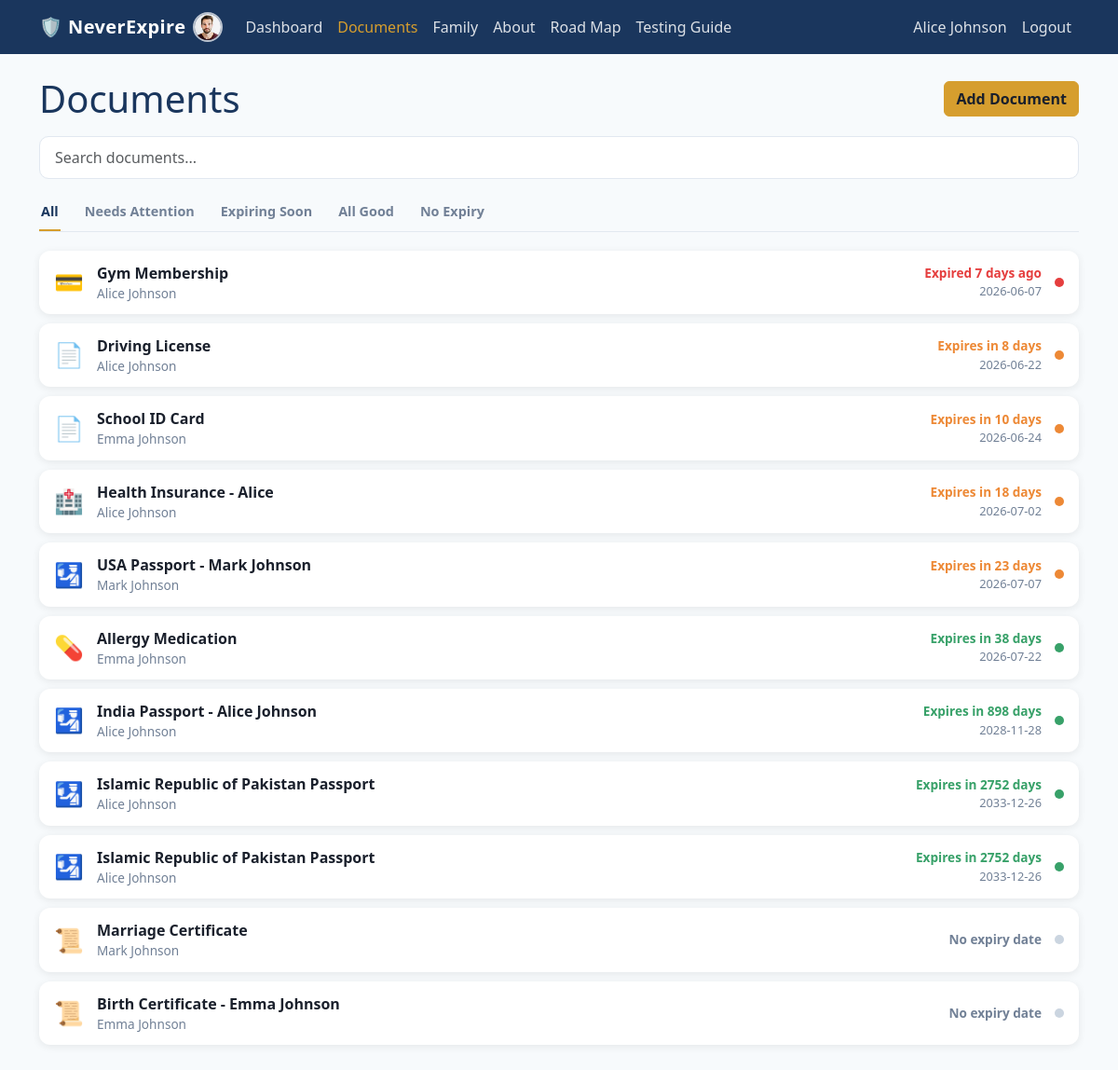
/documents/ (signed in), run on the app's committed database.
### neverexpire/db/models/person.py (models this page shows)
class Person(Base, TimestampMixin):
    __tablename__ = "persons"
    id: Mapped[int] = mapped_column(primary_key=True)
    user_id: Mapped[int] = mapped_column(ForeignKey("users.id"), nullable=False, index=True)
    full_name: Mapped[str] = mapped_column(String(255), nullable=False)
    date_of_birth: Mapped[date | None] = mapped_column(Date, nullable=True)
    is_primary: Mapped[bool] = mapped_column(Boolean, default=False, nullable=False)
    is_active: Mapped[bool] = mapped_column(Boolean, default=True, nullable=False)
    photo_path: Mapped[str | None] = mapped_column(String(1024), nullable=True)
    user: Mapped["User"] = relationship(back_populates="persons")
    documents: Mapped[list["Document"]] = relationship(back_populates="person")
    relationships_from: Mapped[list["PersonRelationship"]] = relationship(
        back_populates="person",
        foreign_keys="PersonRelationship.person_id",
    )
    relationships_to: Mapped[list["PersonRelationship"]] = relationship(
        back_populates="related_person",
        foreign_keys="PersonRelationship.related_person_id",
    )

### neverexpire/db/models/user.py (models this page shows)
class User(Base, TimestampMixin):
    __tablename__ = "users"
    __table_args__ = (
        CheckConstraint("role IN ('user', 'admin')", name="ck_users_role"),
    )
    id: Mapped[int] = mapped_column(primary_key=True)
    email: Mapped[str] = mapped_column(String(255), unique=True, nullable=False, index=True)
    hashed_password: Mapped[str] = mapped_column(String(255), nullable=False)
    full_name: Mapped[str] = mapped_column(String(255), nullable=False)
    role: Mapped[str] = mapped_column(String(20), nullable=False, default="user")
    is_active: Mapped[bool] = mapped_column(Boolean, default=True, nullable=False)
    photo_path: Mapped[str | None] = mapped_column(String(1024), nullable=True)
    persons: Mapped[list["Person"]] = relationship(back_populates="user")
    audit_logs: Mapped[list["AuditLog"]] = relationship(back_populates="user")

### neverexpire/db/models/document_type.py (models this page shows)
class DocumentType(Base, TimestampMixin):
    __tablename__ = "document_types"
    id: Mapped[int] = mapped_column(primary_key=True)
    code: Mapped[str] = mapped_column(String(50), unique=True, nullable=False)
    default_name: Mapped[str] = mapped_column(String(100), nullable=False)
    is_active: Mapped[bool] = mapped_column(Boolean, default=True, nullable=False)
    is_system: Mapped[bool] = mapped_column(Boolean, default=False, nullable=False)
    translations: Mapped[list["DocumentTypeTranslation"]] = relationship(
        back_populates="document_type"
    )
    documents: Mapped[list["Document"]] = relationship(back_populates="document_type")
    extraction_runs: Mapped[list["DocumentExtractionRun"]] = relationship(
        back_populates="extracted_document_type"
    )
    field_definitions: Mapped[list["DocumentFieldDefinition"]] = relationship(
        back_populates="document_type"
    )

### neverexpire/db/models/document.py (models this page shows)
class Document(Base, TimestampMixin):
    __tablename__ = "documents"
    __table_args__ = (
        CheckConstraint("status IN ('active', 'expired', 'archived')", name="ck_documents_status"),
        CheckConstraint("source IN ('manual', 'upload')", name="ck_documents_source"),
    )
    id: Mapped[int] = mapped_column(primary_key=True)
    person_id: Mapped[int] = mapped_column(ForeignKey("persons.id"), nullable=False, index=True)
    document_type_id: Mapped[int] = mapped_column(
        ForeignKey("document_types.id"), nullable=False, index=True
    )
    title: Mapped[str] = mapped_column(String(255), nullable=False)
    issued_date: Mapped[date | None] = mapped_column(Date, nullable=True)
    expiry_date: Mapped[date | None] = mapped_column(Date, nullable=True, index=True)
    status: Mapped[str] = mapped_column(String(20), nullable=False, default="active")
    source: Mapped[str] = mapped_column(String(10), nullable=False, default="upload")
    document_number: Mapped[str | None] = mapped_column(String(100), nullable=True)
    issuing_authority: Mapped[str | None] = mapped_column(String(255), nullable=True)
    holder_name: Mapped[str | None] = mapped_column(String(255), nullable=True)
    notes: Mapped[str | None] = mapped_column(Text, nullable=True)
    extra_fields: Mapped[dict | None] = mapped_column(JSON, nullable=True)
    person: Mapped["Person"] = relationship(back_populates="documents")
    document_type: Mapped["DocumentType"] = relationship(back_populates="documents")
    files: Mapped[list["DocumentFile"]] = relationship(
        back_populates="document", cascade="all, delete-orphan"
    )
    extraction_runs: Mapped[list["DocumentExtractionRun"]] = relationship(
        back_populates="document", cascade="all, delete-orphan"
    )
    reminders: Mapped[list["DocumentReminder"]] = relationship(
        back_populates="document", cascade="all, delete-orphan"
    )

### neverexpire/web/routes/documents.py (the view)
@documents_bp.route("/")
@login_required
def list_documents():
    user = current_user()
    status_filter = request.args.get("filter")
    if status_filter not in ("expiring_soon", "expired", "valid", "no_expiry"):
        status_filter = None
    documents = get_documents_for_user(g.db, user.id, status_filter)
    today = date.today()
    soon_cutoff = today + timedelta(days=config.REMINDER_DAYS_THRESHOLD)
    return render_template(
        "documents/list.html",
        documents=documents,
        today=today,
        soon_cutoff=soon_cutoff,
        status_filter=status_filter,
    )

### neverexpire/db/queries.py (called while the page is built, shortened)
def get_persons_for_user(session: Session, user_id: int) -> list[Person]:
    return (
        session.query(Person)
        .filter(Person.user_id == user_id, Person.is_active.is_(True))
        .order_by(Person.is_primary.desc(), Person.id)
        .all()
    )

def _apply_status_filter(query, status_filter: str | None, today: date, horizon: date):
    if status_filter == "expired":
        return query.filter(
            Document.status == "active",
            Document.expiry_date.isnot(None),
            Document.expiry_date < today,
        )
    if status_filter == "valid":
        return query.filter(
            Document.status == "active",
            Document.expiry_date.isnot(None),
            Document.expiry_date > horizon,
        )
    if status_filter == "no_expiry":
        return query.filter(
            Document.status == "active",
            Document.expiry_date.is_(None),
        )
    return query

def get_documents_for_user(
    session: Session, user_id: int, status_filter: str | None = None
) -> list[Document]:
    today = date.today()
    horizon = today + timedelta(days=config.REMINDER_DAYS_THRESHOLD)
    person_ids = [person.id for person in get_persons_for_user(session, user_id)]
    if not person_ids:
        return []
    query = (
        session.query(Document)
        .options(joinedload(Document.document_type), joinedload(Document.person))
        .filter(Document.person_id.in_(person_ids))
    )
    query = _apply_status_filter(query, status_filter, today, horizon)
    return query.order_by(Document.expiry_date.is_(None), Document.expiry_date).all()

### neverexpire/web/__init__.py (called while the page is built)
def create_app() -> Flask:
    app = Flask(__name__)
    app.config["SECRET_KEY"] = config.SECRET_KEY
    app.config["MAX_CONTENT_LENGTH"] = 10 * 1024 * 1024
    config.UPLOAD_DIR.mkdir(parents=True, exist_ok=True)
    config.STAGING_DIR.mkdir(parents=True, exist_ok=True)
    @app.before_request
    def open_db_session():
        g.db = SessionLocal()
    @app.teardown_request
    def close_db_session(exception=None):
        db = g.pop("db", None)
        if db is not None:
            db.close()
    @app.context_processor
    def inject_current_user():
        user = current_user()
        person = None
        if user is not None:
            person = next((p for p in user.persons if p.is_primary), None)
        return {"current_user": user, "current_person": person}
    from .routes import register_blueprints
    register_blueprints(app)
    return app

### neverexpire/web/templates/documents/list.html (shortened to what this page needs)
{% extends "base.html" %}
{% block content %}
<div class="d-flex justify-content-between align-items-center mb-3">
  <h1 class="mb-0">Documents</h1>
  <a class="btn btn-primary" href="{{ url_for('documents.add_document') }}">Add Document</a>
</div>
<input type="search" id="docSearch" class="form-control doc-search mb-3" placeholder="Search documents...">
<div class="filter-tabs mb-3">
  <a class="filter-tab {{ 'active' if not status_filter }}" href="{{ url_for('documents.list_documents') }}">All</a>
  <a class="filter-tab {{ 'active' if status_filter == 'expired' }}" href="{{ url_for('documents.list_documents', filter='expired') }}">Needs Attention</a>
  <a class="filter-tab {{ 'active' if status_filter == 'expiring_soon' }}" href="{{ url_for('documents.list_documents', filter='expiring_soon') }}">Expiring Soon</a>
  <a class="filter-tab {{ 'active' if status_filter == 'valid' }}" href="{{ url_for('documents.list_documents', filter='valid') }}">All Good</a>
  <a class="filter-tab {{ 'active' if status_filter == 'no_expiry' }}" href="{{ url_for('documents.list_documents', filter='no_expiry') }}">No Expiry</a>
</div>
{% set icons = {
  'PASSPORT': '🛂', 'INSURANCE': '🏥', 'WARRANTY': '🧾', 'MEDICATION': '💊',
  'FOOD_ITEM': '🥫', 'CERTIFICATE': '📜', 'SUBSCRIPTION': '💳', 'OTHER': '📄'
} %}
{% if documents %}
<div class="doc-list">
  {% for document in documents %}
  {% if document.expiry_date and document.expiry_date < today %}
    {% set status = 'expired' %}
    {% set status_text = 'Expired ' ~ (today - document.expiry_date).days ~ ' days ago' %}
  {% elif document.expiry_date and document.expiry_date <= soon_cutoff %}
    {% set status = 'expiring_soon' %}
    {% set status_text = 'Expires in ' ~ (document.expiry_date - today).days ~ ' days' %}
  {% elif document.expiry_date %}
    {% set status = 'valid' %}
    {% set status_text = 'Expires in ' ~ (document.expiry_date - today).days ~ ' days' %}
  {% else %}
    {% set status = 'no_expiry' %}
    {% set status_text = 'No expiry date' %}
  {% endif %}
  <a class="doc-row" href="{{ url_for('documents.detail', document_id=document.id) }}"
     data-search="{{ (document.title ~ ' ' ~ document.person.full_name ~ ' ' ~ document.document_type.default_name)|lower }}">
    <span class="doc-row-icon">{{ icons.get(document.document_type.code, '📄') }}</span>
    <span class="doc-row-main">
      <span class="doc-row-title">{{ document.title }}</span>
      <span class="doc-row-subtitle">{{ document.person.full_name }}</span>
    </span>
    <span class="doc-row-meta">
      <span class="doc-row-status status-{{ status }}">{{ status_text }}</span>
      {% if document.expiry_date %}
      <span class="doc-row-date">{{ document.expiry_date }}</span>
      {% endif %}
    </span>
    <span class="status-dot dot-{{ status }}"></span>
  </a>
  {% endfor %}
</div>
{% else %}
<p class="text-muted">No documents match this filter.</p>
{% endif %}
{% endblock %}

### neverexpire/web/templates/base.html (shortened to what this page needs)
<!DOCTYPE html>
<html lang="en">
<head>
  <link href="https://cdn.jsdelivr.net/npm/bootstrap@5.3.3/dist/css/bootstrap.min.css" rel="stylesheet">
  <link href="{{ url_for('static', filename='style.css') }}" rel="stylesheet">
</head>
<body>
<nav class="navbar navbar-expand-lg navbar-dark bg-dark">
  <div class="container">
    <a class="navbar-brand d-flex align-items-center gap-2" href="{{ url_for('dashboard.index') }}">
      <span>🛡️ NeverExpire</span>
      {% if current_person and current_person.photo_path %}
      <img class="avatar-circle" src="{{ url_for('static', filename=current_person.photo_path) }}" alt="{{ current_person.full_name }}">
      {% endif %}
    </a>
    <div class="collapse navbar-collapse">
      <ul class="navbar-nav me-auto">
        {% if current_user %}
        <li class="nav-item"><a class="nav-link {{ 'active' if request.endpoint == 'dashboard.index' }}" href="{{ url_for('dashboard.index') }}">Dashboard</a></li>
        <li class="nav-item"><a class="nav-link {{ 'active' if request.endpoint and request.endpoint.startswith('documents.') }}" href="{{ url_for('documents.list_documents') }}">Documents</a></li>
        <li class="nav-item"><a class="nav-link {{ 'active' if request.endpoint and request.endpoint.startswith('family.') }}" href="{{ url_for('family.list_family') }}">Family</a></li>
        {% endif %}
        <li class="nav-item"><a class="nav-link {{ 'active' if request.endpoint == 'pages.about' }}" href="{{ url_for('pages.about') }}">About</a></li>
        <li class="nav-item"><a class="nav-link {{ 'active' if request.endpoint == 'pages.roadmap' }}" href="{{ url_for('pages.roadmap') }}">Road Map</a></li>
        <li class="nav-item"><a class="nav-link {{ 'active' if request.endpoint == 'pages.testing' }}" href="{{ url_for('pages.testing') }}">Testing Guide</a></li>
      </ul>
      <ul class="navbar-nav">
        {% if current_user %}
        <li class="nav-item"><span class="nav-link disabled">{{ current_user.full_name }}</span></li>
        <li class="nav-item"><a class="nav-link" href="{{ url_for('auth.logout') }}">Logout</a></li>
        {% else %}
        <li class="nav-item"><a class="nav-link" href="{{ url_for('auth.login') }}">Log in</a></li>
        {% endif %}
      </ul>
    </div>
  </div>
</nav>
<main class="container py-4">
  {% block content %}{% endblock %}
</main>
</body>
</html>

### neverexpire/web/static/style.css (style rules this page uses)
:root { --navy: #1A365D; --navy-dark: #142a4a; --gold: #D69E2E; --gold-dark: #b9841f; --danger: #E53E3E; --warning: #ED8936; --success: #38A169; --bg: #F7FAFC; --card-bg: #FFFFFF; --text-primary: #1A202C; --text-secondary: #718096; }
body { background-color: var(--bg); color: var(--text-primary); }
.navbar.bg-dark { background-color: var(--navy) !important; }
.navbar-brand { font-weight: 700; letter-spacing: 0.02em; color: #ffffff !important; }
.navbar-dark .navbar-nav .nav-link { color: rgba(255, 255, 255, 0.85) !important; }
.navbar-dark .navbar-nav .nav-link:hover, .navbar-dark .navbar-nav .nav-link:focus, .navbar-dark .navbar-nav .nav-link.active { color: var(--gold) !important; }
main h1, main h2, main h3 { color: var(--navy); }
a { color: var(--navy); }
.btn-primary { background-color: var(--gold); border-color: var(--gold); color: var(--text-primary); font-weight: 600; }
.avatar-circle { width: 32px; height: 32px; border-radius: 50%; object-fit: cover; border: 2px solid rgba(255, 255, 255, 0.7); }
.status-expired { color: var(--danger); }
.status-expiring_soon { color: var(--warning); }
.status-valid { color: var(--success); }
.status-no_expiry { color: var(--text-secondary); }
.doc-search { border-radius: 10px; padding: 10px 16px; border: 1px solid #E2E8F0; }
.filter-tabs { display: flex; flex-wrap: wrap; gap: 4px 24px; border-bottom: 1px solid #E2E8F0; }
.filter-tab { padding: 8px 2px; font-weight: 600; font-size: 0.9rem; color: var(--text-secondary); text-decoration: none; border-bottom: 2px solid transparent; }
.filter-tab.active { color: var(--navy); border-bottom-color: var(--gold); }
.doc-list { display: flex; flex-direction: column; gap: 10px; margin: 1.25rem 0; }
.doc-row { display: flex; align-items: center; gap: 14px; background-color: var(--card-bg); border-radius: 12px; box-shadow: 0 2px 8px rgba(0, 0, 0, 0.08); padding: 12px 16px; text-decoration: none; color: inherit; transition: transform 0.12s ease-in-out, box-shadow 0.12s ease-in-out; }
.doc-row-icon { font-size: 1.6rem; line-height: 1; flex: 0 0 auto; }
.doc-row-main { display: flex; flex-direction: column; flex: 1 1 auto; min-width: 0; }
.doc-row-title { font-weight: 700; color: var(--text-primary); }
.doc-row-subtitle { font-size: 0.85rem; color: var(--text-secondary); }
.doc-row-meta { display: flex; flex-direction: column; align-items: flex-end; flex: 0 0 auto; text-align: right; }
.doc-row-status { font-size: 0.85rem; font-weight: 600; }
.doc-row-date { font-size: 0.8rem; color: var(--text-secondary); }
.status-dot { width: 10px; height: 10px; border-radius: 50%; flex: 0 0 auto; }
.dot-expired { background-color: var(--danger); }
.dot-expiring_soon { background-color: var(--warning); }
.dot-valid { background-color: var(--success); }
.dot-no_expiry { background-color: #CBD5E0; }

### data on the page
Person: photo_path (picture)
User: full_name "Alice Johnson"
Document: title "Gym Membership", person.full_name "Alice Johnson", status_text "Expired 7 days ago", expiry_date "2026-06-07"
DocumentType: get "💳"
Document: title "Driving License", person.full_name "Alice Johnson", status_text "Expires in 8 days", expiry_date "2026-06-22"
DocumentType: get "📄"
Document: title "School ID Card", person.full_name "Emma Johnson", status_text "Expires in 10 days", expiry_date "2026-06-24"
Document: title "Health Insurance - Alice", person.full_name "Alice Johnson", status_text "Expires in 18 days", expiry_date "2026-07-02"
DocumentType: get "🏥"
Document: title "USA Passport - Mark Johnson", person.full_name "Mark Johnson", status_text "Expires in 23 days", expiry_date "2026-07-07"
DocumentType: get "🛂"
Document: title "Allergy Medication", person.full_name "Emma Johnson", status_text "Expires in 38 days", expiry_date "2026-07-22"
DocumentType: get "💊"
Document: title "India Passport - Alice Johnson", person.full_name "Alice Johnson", status_text "Expires in 898 days", expiry_date "2028-11-28"
Document: title "Islamic Republic of Pakistan Passport", person.full_name "Alice Johnson", status_text "Expires in 2752 days", expiry_date "2033-12-26"
Document: title "Islamic Republic of Pakistan Passport", person.full_name "Alice Johnson", status_text "Expires in 2752 days", expiry_date "2033-12-26"
Document: title "Marriage Certificate", person.full_name "Mark Johnson", status_text "No expiry date"
DocumentType: get "📜"
Document: title "Birth Certificate - Emma Johnson", person.full_name "Emma Johnson", status_text "No expiry date"
